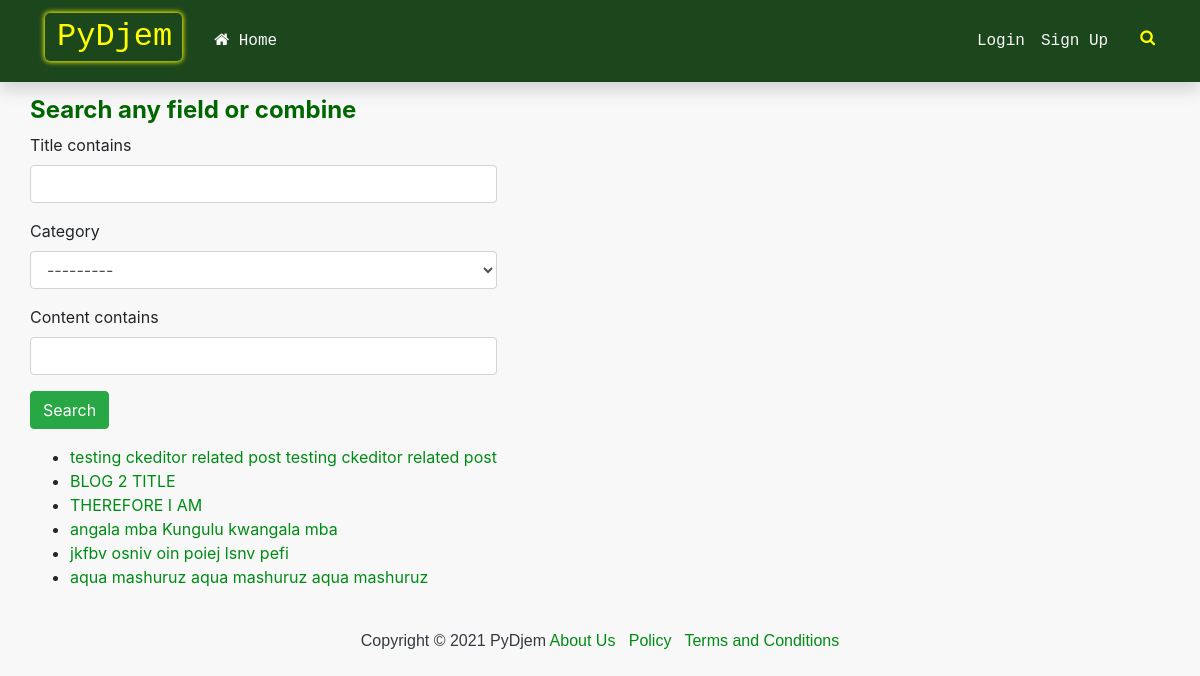
The app's page /search/ with its own data.
### blog/models.py (models this page shows, shortened)
class Post(models.Model):
    title = models.CharField(max_length=100)
    slug = models.SlugField(max_length=200, unique=True)
    content = RichTextUploadingField()
    category = models.ForeignKey(Category, default=1, on_delete=models.CASCADE)
    publish_date = models.DateTimeField(default=timezone.now)
    author = models.ForeignKey(User, on_delete=models.CASCADE)
    photo = models.ImageField(upload_to='profile_pics', default='default.png')
    views = models.IntegerField(default=0)
    status = models.IntegerField(choices=STATUS, default=0)
    tags = TaggableManager()

### blog/views.py (the view)
# urls.py: path('search/', views.search, name='search'),
def search(request):
    post_list = Post.objects.all()
    post_filter = PostFilter(request.GET, queryset=post_list)
    return render(request, 'blog/search_list.html', {'filter': post_filter})

### blog/models.py (called while the page is built)
    def __str__(self):
        return self.name

### blog/templates/blog/search_list.html (shortened to what this page needs)
{% extends "blog/base.html" %}
{% load crispy_forms_tags %}
{% block content %}
  <h4 class="font-weight-bold">Search any field or combine</h4>
  <div class="content-section">
    <form method="get">
      {{ filter.form|crispy }}
      <button class="btn btn-success mb-3" type="submit">Search</button>
    </form>
    <ul>
      {% for post in filter.qs %}
        <li>
          <a href="{% url 'blog:post-detail' post.id %}">{{ post.title }}</a>
        </li>
      {% endfor %}
    </ul>
  </div>
{% endblock content %}

### blog/static/blog/style.css (style rules this page uses)
body { background-color: #f8f8f8; }
h1, h2, h3, h4, h5, h6 { color: #006600; }
a { color: #008b15; }
.btn { outline-color: #333a34; }

### records on screen
Post: title "testing ckeditor related post testing ckeditor related post"
Post: title "BLOG 2 TITLE"
Post: title "THEREFORE I AM"
Post: title "angala mba Kungulu kwangala mba"
Post: title "jkfbv osniv oin poiej lsnv pefi"
Post: title "aqua mashuruz aqua mashuruz aqua mashuruz"
